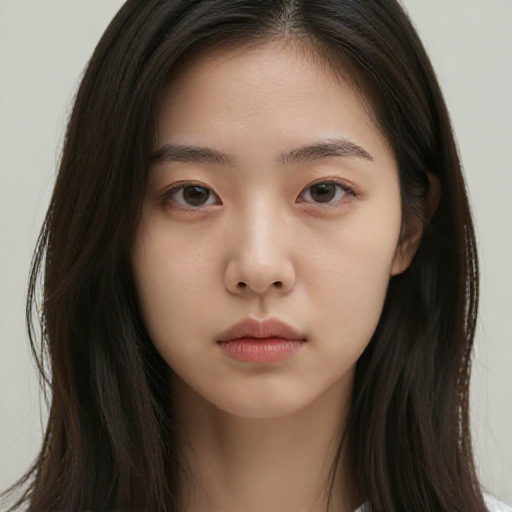
#> input picture compose_yaml/zit/app/lora_dataset/img_000.png, 512 x 512 px
$ python -i preprocess.py   (imports and definitions only)
#> lines starting #> are read from the running program, lines starting #| are printed output that depends on the picture; after the words box and inside, x2 and y2 are one past the last pixel; in counts of white or black regions, pixels touching at a corner belong together
"""Video preprocessing utilities for IC-LoRA conditioning."""

import logging
from pathlib import Path

import av
import numpy as np
from scipy.ndimage import gaussian_filter, sobel

logger = logging.getLogger("ltx2-ui")


def _canny_frame(gray: np.ndarray, low: int = 100, high: int = 200) -> np.ndarray:
    """Simple Canny-like edge detection using Sobel + double threshold."""
    smoothed = gaussian_filter(gray.astype(np.float64), sigma=1.4)
    sx = sobel(smoothed, axis=1)
    sy = sobel(smoothed, axis=0)
    magnitude = np.hypot(sx, sy)
    # Normalize to 0-255 range
    mag_max = magnitude.max()
    if mag_max > 0:
        magnitude = magnitude / mag_max * 255.0
    # Double threshold
    strong = magnitude >= high
    weak = (magnitude >= low) & ~strong
    # Simple hysteresis: include weak pixels adjacent to strong ones
    from scipy.ndimage import binary_dilation
    edges = strong | (weak & binary_dilation(strong, iterations=2))
    return (edges.astype(np.uint8) * 255)


# [70 lines left out: functions preprocess_video_canny, preview_canny, not called in this run]

>>> import cv2
>>> picture = cv2.imread('../../../zit/app/lora_dataset/img_000.png', cv2.IMREAD_GRAYSCALE)
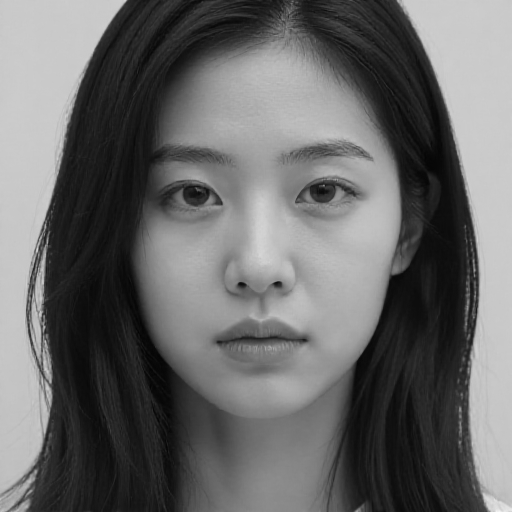
#> picture: shape (512, 512); min 3, max 242, mean 104.6
>>> result = _canny_frame(picture)
#> in _canny_frame, `sx = sobel(smoothed, axis=1)`:
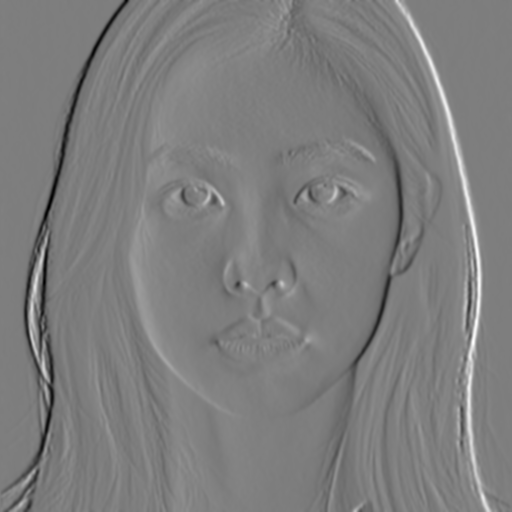
#> sx: shape (512, 512) float64; min -283.9, max 290.5, mean 0.1; drawn with min black and max white
#> in _canny_frame, `sy = sobel(smoothed, axis=0)`:
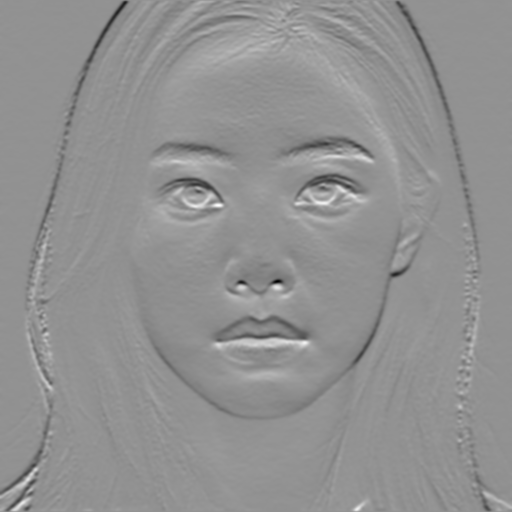
#> sy: shape (512, 512) float64; min -234.5, max 175, mean -0.6; drawn with min black and max white
#> in _canny_frame, `magnitude = np.hypot(sx, sy)`:
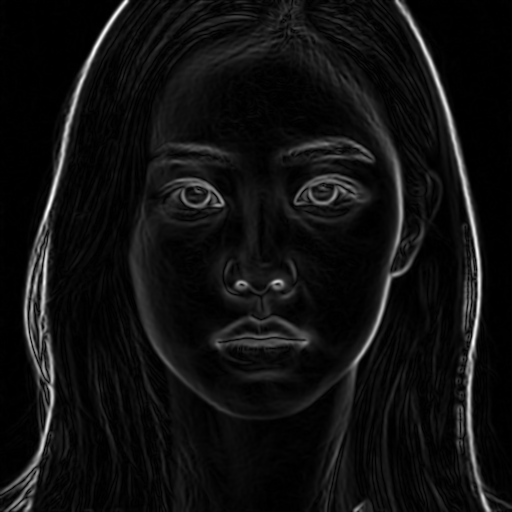
#> magnitude: shape (512, 512) float64; min 0.00283, max 297.3, mean 19.5; drawn with min black and max white
#> in _canny_frame, `mag_max = magnitude.max()`: mag_max = 297.3
#> in _canny_frame, `strong = magnitude >= high`:
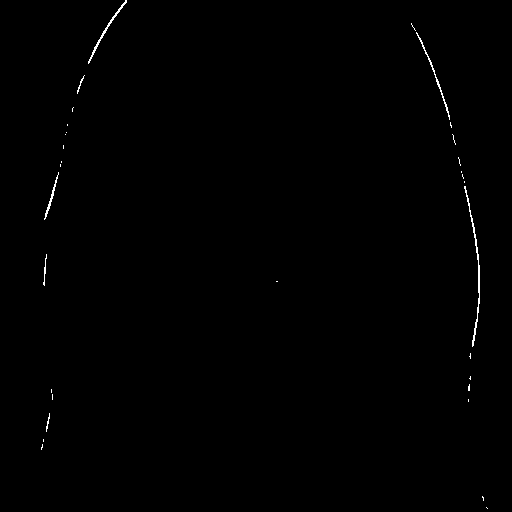
#> strong: shape (512, 512) bool; 0.35% white in thin lines or dots, all inside (x1, y1, x2, y2) = (41, 0, 488, 509)
#> in _canny_frame, `weak = (magnitude >= low) & ~strong`:
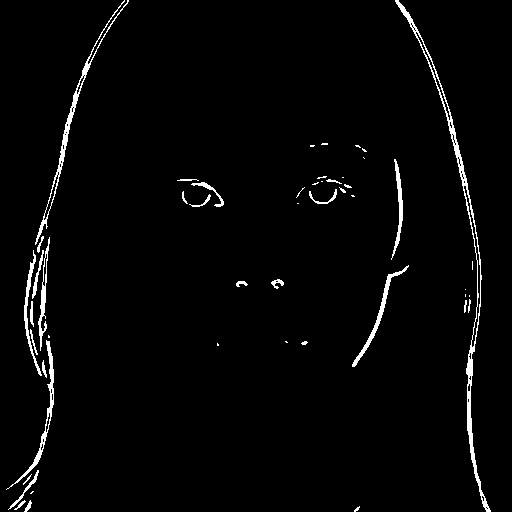
#> weak: shape (512, 512) bool; 2.4% white; 50 white regions (24 under 20 px), largest, box (x1, y1, x2, y2) and area: (395, 0, 491, 512) 1893, (35, 0, 129, 245) 908, (6, 340, 54, 490) 566
#> in _canny_frame, `edges = strong | (weak & binary_dilation(strong, iterations=2))`:
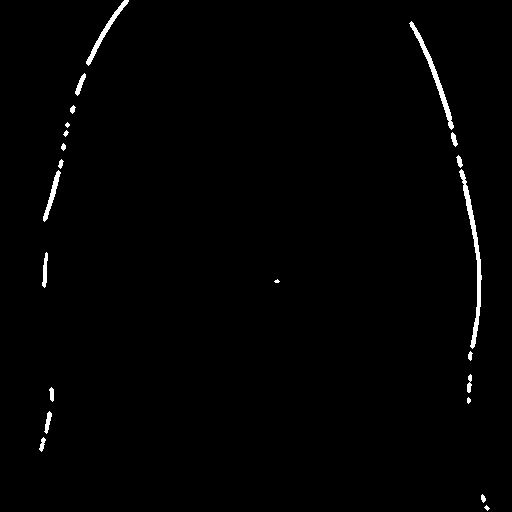
#> edges: shape (512, 512) bool; 1.1% white; 22 white regions (3 under 20 px), largest, box (x1, y1, x2, y2) and area: (459, 169, 482, 349) 789, (409, 21, 454, 130) 548, (86, 0, 129, 66) 360

$ run again, on compose_yaml/zit/app/lora_dataset/img_001.png
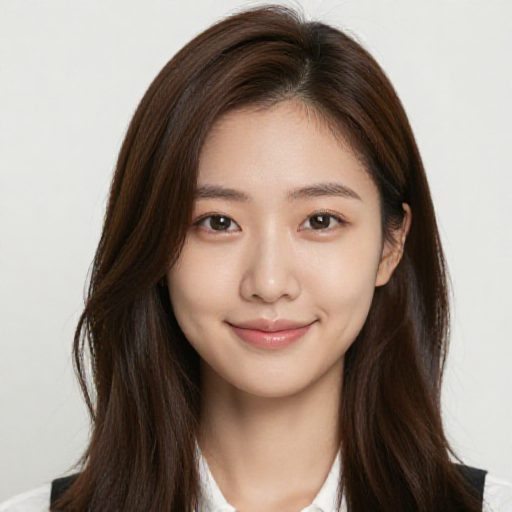
#> input picture compose_yaml/zit/app/lora_dataset/img_001.png, 512 x 512 px
#> in _canny_frame, `magnitude = np.hypot(sx, sy)`:
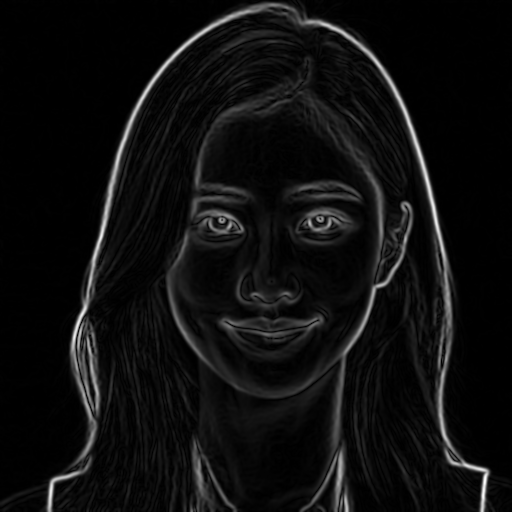
#> magnitude: shape (512, 512) float64; min 0.000356, max 364.3, mean 21.6; drawn with min black and max white
#> mag_max = 364.3
#> strong: shape (512, 512) bool; 0.25% white in thin lines or dots, all inside (x1, y1, x2, y2) = (49, 24, 487, 512)
#> weak: shape (512, 512) bool; 2.4% white; 59 white regions (35 under 20 px), largest, box (x1, y1, x2, y2) and area: (71, 5, 265, 458) 1929, (302, 20, 451, 327) 1340, (343, 219, 411, 355) 490
#> in _canny_frame, `edges = strong | (weak & binary_dilation(strong, iterations=2))`:
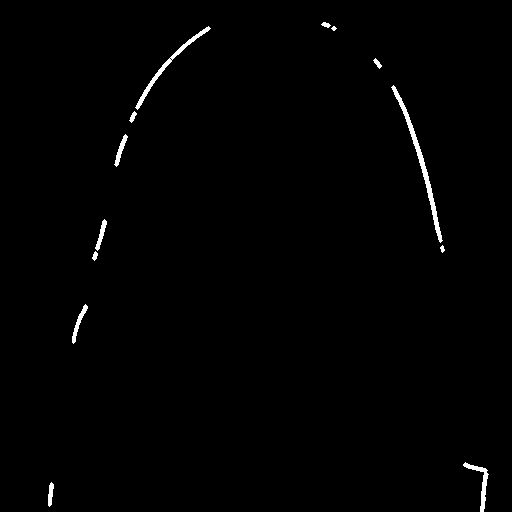
#> edges: shape (512, 512) bool; 0.86% white; 13 white regions (1 under 20 px), largest, box (x1, y1, x2, y2) and area: (391, 85, 443, 243) 758, (135, 26, 211, 110) 458, (463, 462, 489, 512) 285

$ run again, on compose_yaml/zit/app/lora_dataset/img_002.png
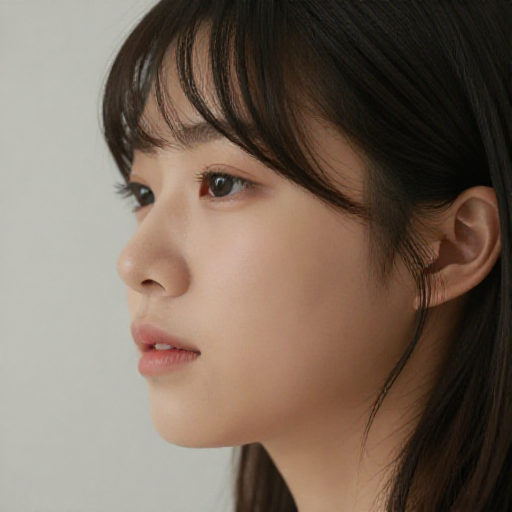
#> input picture compose_yaml/zit/app/lora_dataset/img_002.png, 512 x 512 px
#> in _canny_frame, `magnitude = np.hypot(sx, sy)`:
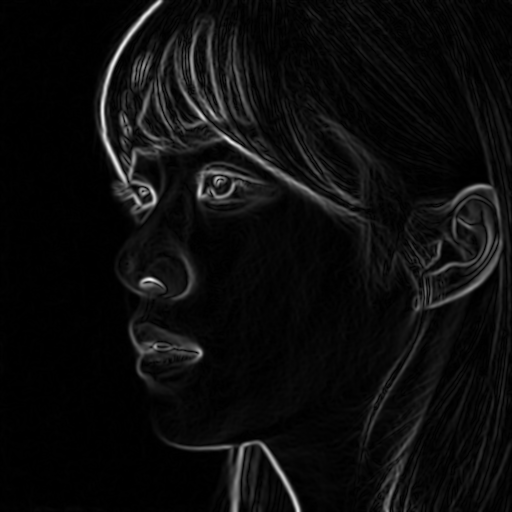
#> magnitude: shape (512, 512) float64; min 0.00485, max 245, mean 13.2
#> mag_max = 245
#> strong: shape (512, 512) bool; 0.2% white in thin lines or dots, all inside (x1, y1, x2, y2) = (101, 1, 299, 512)
#> weak: shape (512, 512) bool; 1.6% white in thin lines or dots, all inside (x1, y1, x2, y2) = (100, 0, 501, 512)
#> in _canny_frame, `edges = strong | (weak & binary_dilation(strong, iterations=2))`:
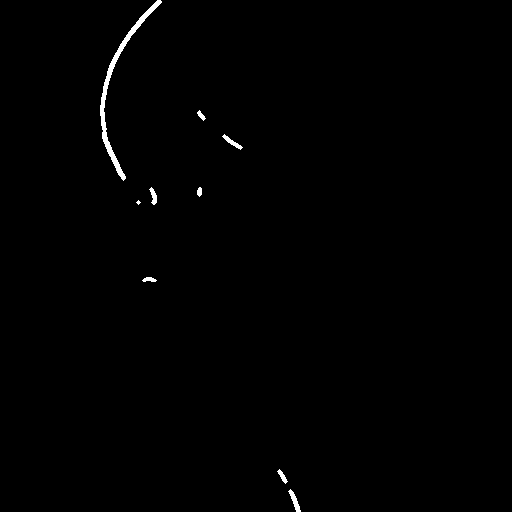
#> edges: shape (512, 512) bool; 0.56% white; 9 white regions (1 under 20 px), largest, box (x1, y1, x2, y2) and area: (100, 0, 162, 181) 983, (288, 489, 301, 512) 111, (222, 134, 243, 150) 93
